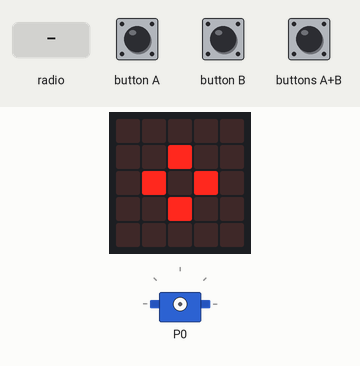
This program was run on a simulated BBC micro:bit (MakeCode). On the bench: the board's 5×5 LED display, servo. Inputs (shaded band) come from the test bench.

Above: at 1.8 s.
1.9 s: button A pressed for 0.15 s
At 3.2 s:
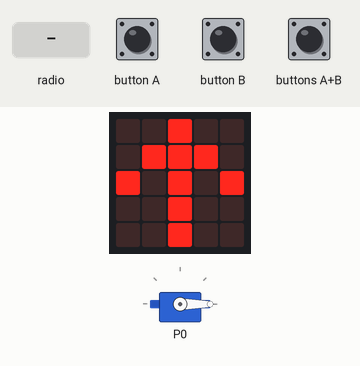
3.5 s: button B pressed for 0.15 s
At 4.7 s:
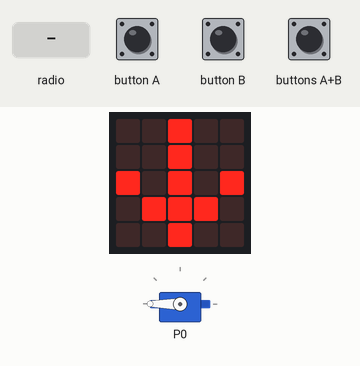
5.1 s: buttons A+B pressed for 0.15 s
At 5.9 s:
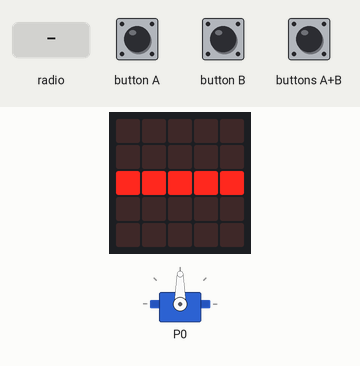
6.7 s: radio message "A" arrives
At 7.6 s:
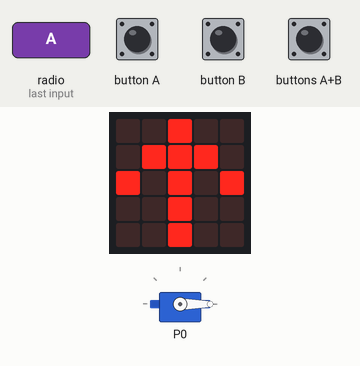
8.2 s: radio message "B" arrives
At 8.8 s:
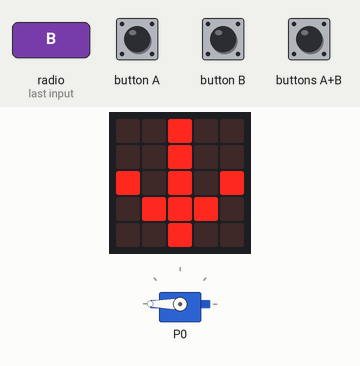
Timing chart, 0 to 10.7 s (numbered marks = the images above; inputs shaded):
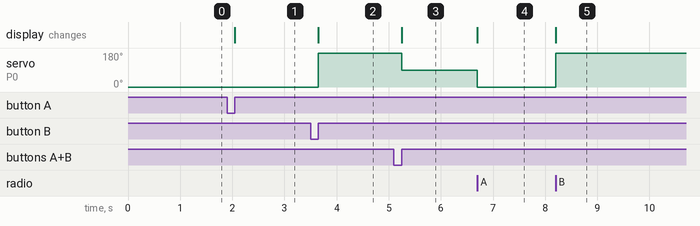

The program:

main.ts
```typescript
input.onButtonPressed(Button.A, function () {
    pins.servoWritePin(AnalogPin.P0, 0)
    basic.showLeds(`
        . . # . .
        . # # # .
        # . # . #
        . . # . .
        . . # . .
        `)
    zur = 0
})
input.onButtonPressed(Button.AB, function () {
    pins.servoWritePin(AnalogPin.P0, 90)
    basic.showLeds(`
        . . . . .
        . . . . .
        # # # # #
        . . . . .
        . . . . .
        `)
})
radio.onReceivedString(function (receivedString) {
    if (receivedString == "A") {
        control.raiseEvent(
        EventBusSource.MICROBIT_ID_BUTTON_A,
        EventBusValue.MICROBIT_BUTTON_EVT_CLICK
        )
    } else if (receivedString == "B") {
        control.raiseEvent(
        EventBusSource.MICROBIT_ID_BUTTON_B,
        EventBusValue.MICROBIT_BUTTON_EVT_CLICK
        )
    } else if (receivedString == "AB") {
        control.raiseEvent(
        EventBusSource.MICROBIT_ID_BUTTON_AB,
        EventBusValue.MICROBIT_BUTTON_EVT_CLICK
        )
    }
})
input.onButtonPressed(Button.B, function () {
    pins.servoWritePin(AnalogPin.P0, 180)
    basic.showLeds(`
        . . # . .
        . . # . .
        # . # . #
        . # # # .
        . . # . .
        `)
    vor = 0
})
let vor = 0
let zur = 0
radio.setGroup(24)
basic.showIcon(IconNames.SmallDiamond)
```

test.ts
```typescript
// Hier kann man Tests durchführen; diese Datei wird nicht kompiliert, wenn dieses Paket als Erweiterung verwendet wird.
```

Measured:
- after the input at 1.9 s, the display: changes after 0.15 s (image 1)
- after the input at 3.5 s, servo on P0: 0° → 180° after 0.15 s; the display: changes after 0.15 s (image 2)
- after the input at 5.1 s, servo on P0: 180° → 90° after 0.15 s; the display: changes after 0.15 s (image 3)
- after the input at 6.7 s, servo on P0: 90° → 0° at once; the display: changes at once (image 4)
- after the input at 8.2 s, servo on P0: 0° → 180° at once; the display: changes at once (image 5)
